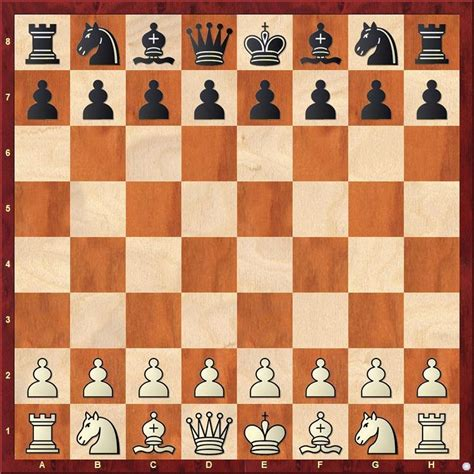
#> input picture Lab 04/chess board.jpg, 474 x 474 px
$ jupyter execute CV_LAB04.ipynb
#> lines starting #> are read from the running program, lines starting #| are printed output that depends on the picture
##

[cell 1]
import cv2
import numpy as np
import matplotlib.pyplot as plt

# Load image
image = cv2.imread('chess board.jpg', cv2.IMREAD_GRAYSCALE)
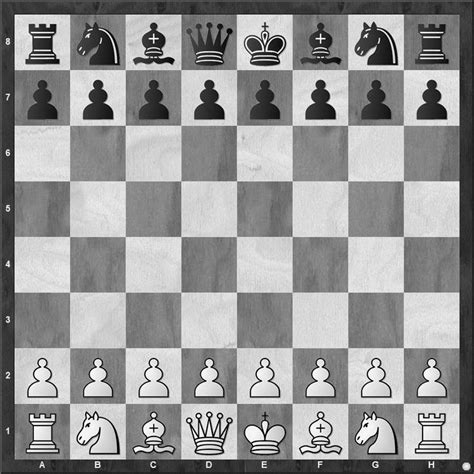
#> image: shape (474, 474); min 0, max 255, mean 149.4

# Apply edge detection
edges = cv2.Canny(image, 50, 150, apertureSize=3)
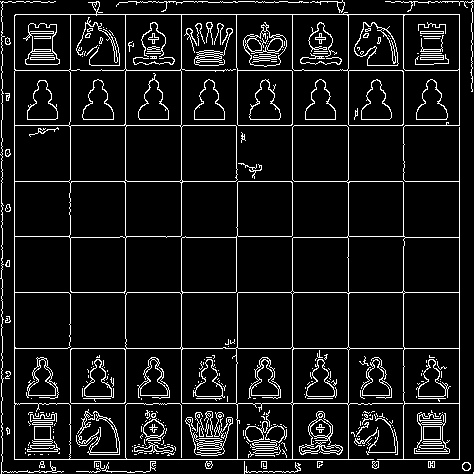
#> edges: shape (474, 474); 8.8% white in thin lines or dots

# Apply Hough Transform
lines = cv2.HoughLines(edges, 1, np.pi / 180, 200)
#> lines = 21 rows, first 8: [459, 0], [14, 1.57], [14, 0], [459, 1.57], [125, 1.57], [181, 0], [292, 0], [181, 1.57]

# Plot the lines
if lines is not None:
    for rho, theta in lines[:, 0]:
        a = np.cos(theta)
        b = np.sin(theta)
        x0 = a * rho
        y0 = b * rho
        x1 = int(x0 + 1000 * (-b))
        y1 = int(y0 + 1000 * (a))
        x2 = int(x0 - 1000 * (-b))
        y2 = int(y0 - 1000 * (a))
        cv2.line(image, (x1, y1), (x2, y2), (255, 0, 0), 10)
#> this loop made 21 passes
#> (rho, theta, a, b, x0, y0, x1, y1) on passes 1 to 12: (459, 0, 1, 0, 459, 0, 459, 1000), (14, 1.57, -4.37e-08, 1, -6.12e-07, 14, -1000, 13), (14, 0, 1, 0, 14, 0, 14, 1000), (459, 1.57, -4.37e-08, 1, -2.01e-05, 459, -1000, 458), (125, 1.57, -4.37e-08, 1, -5.46e-06, 125, -1000, 124), (181, 0, 1, 0, 181, 0, 181, 1000), (292, 0, 1, 0, 292, 0, 292, 1000), (181, 1.57, -4.37e-08, 1, -7.91e-06, 181, -1000, 180), (292, 1.57, -4.37e-08, 1, -1.28e-05, 292, -1000, 291), (348, 1.57, -4.37e-08, 1, -1.52e-05, 348, -1000, 347), (348, 0, 1, 0, 348, 0, 348, 1000), (125, 0, 1, 0, 125, 0, 125, 1000)
#> (rho, theta, b, x0, y0, x1, y1, x2) on pass 21: (1, 1.57, 1, -4.37e-08, 1, -1000, 0, 999)
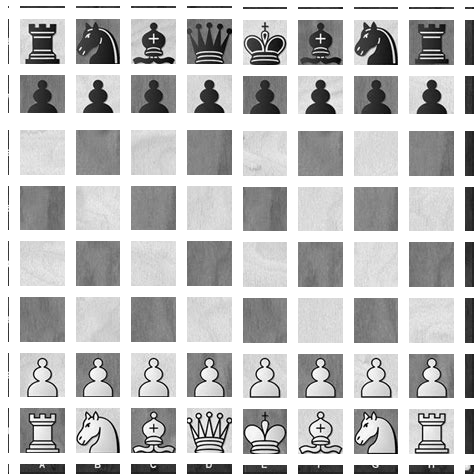
#> image: shape (474, 474); min 0, max 255, mean 194.4

# Display results
plt.figure(figsize=(10, 5))
plt.subplot(121), plt.imshow(cv2.cvtColor(edges, cv2.COLOR_BGR2RGB)), plt.title('Edge Image')
plt.subplot(122), plt.imshow(cv2.cvtColor(image, cv2.COLOR_BGR2RGB)), plt.title('Hough Transform Result')
plt.show()
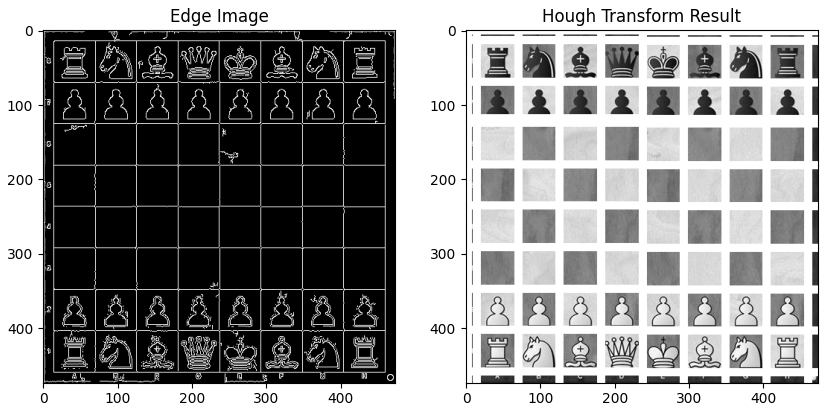
#> figure drawn by matplotlib, 2 panels

[cell 2]
rho
#> Out = 1

[cell 3]
theta
#> Out = 1.57
